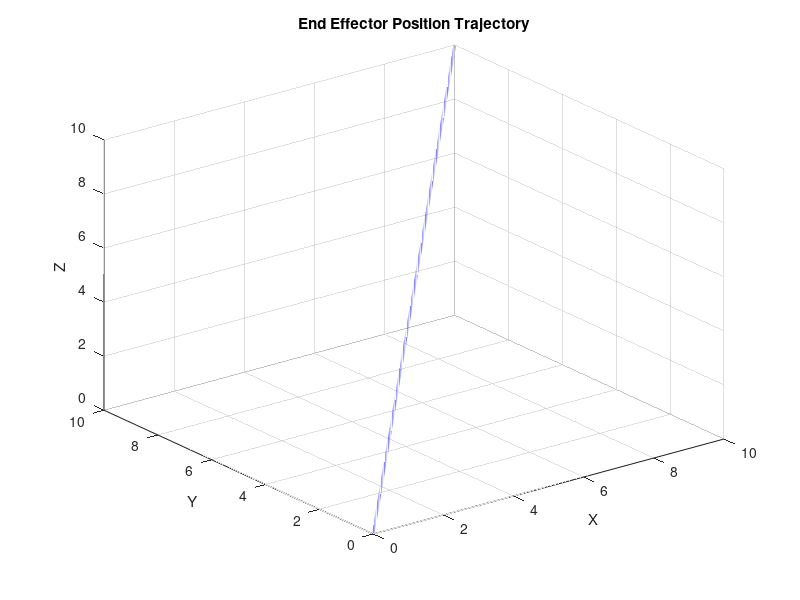
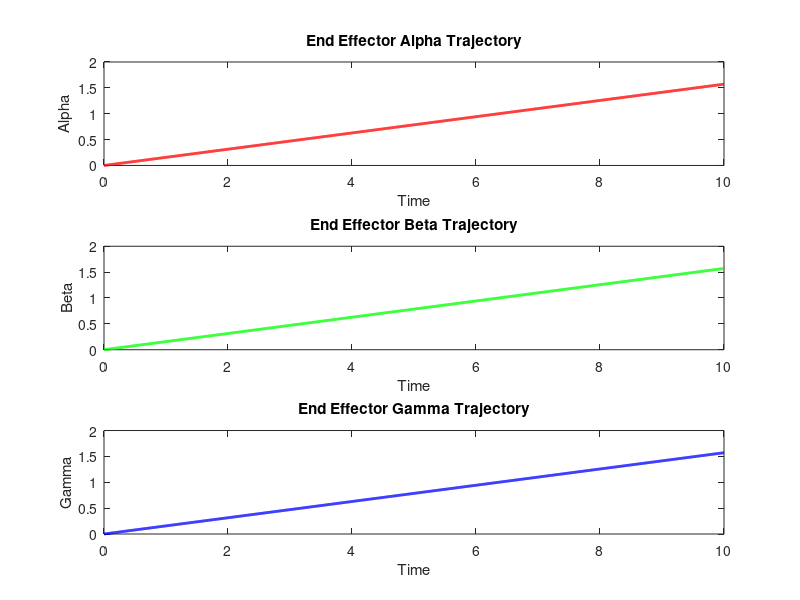
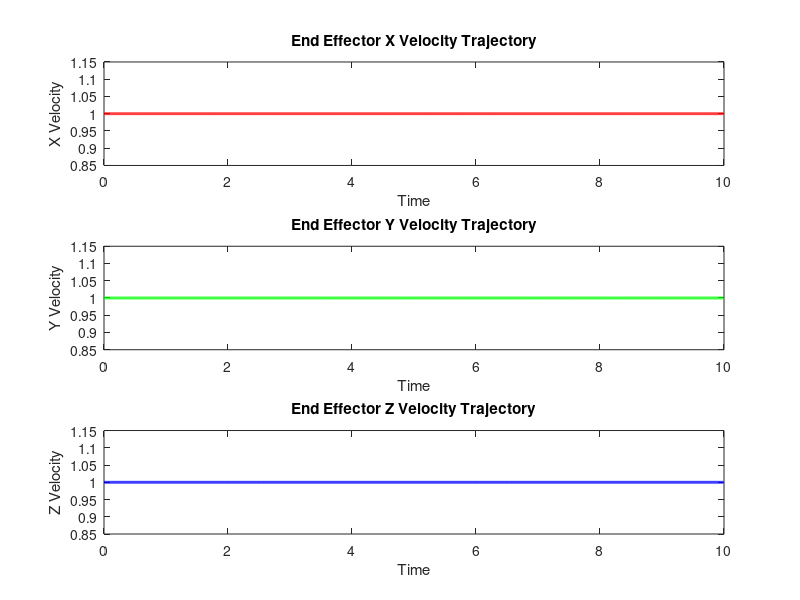

The MATLAB source for these figures, in order:
% 时间参数
T = 10; % 时间周期
dt = 0.01; % 时间步长
time = 0:dt:T;

% 位置参数（初始位置和终止位置）
x0 = 0; y0 = 0; z0 = 0;
xf = 10; yf = 10; zf = 10;

% 姿态参数（初始姿态和终止姿态）
alpha0 = 0; beta0 = 0; gamma0 = 0;
alphaf = pi/2; betaf = pi/2; gammaf = pi/2;

% 三次样条插值计算位置轨迹
x_traj = spline([0 T], [x0 xf], time);
y_traj = spline([0 T], [y0 yf], time);
z_traj = spline([0 T], [z0 zf], time);

% 三次样条插值计算姿态轨迹
alpha_traj = spline([0 T], [alpha0 alphaf], time);
beta_traj = spline([0 T], [beta0 betaf], time);
gamma_traj = spline([0 T], [gamma0 gammaf], time);

% 计算位置轨迹的速度（对时间求导）
x_vel = diff(x_traj) / dt;
y_vel = diff(y_traj) / dt;
z_vel = diff(z_traj) / dt;

% 补齐速度数组长度
time_vel = time(1:end-1); % 时间向量对应速度长度

% 可视化位置轨迹
figure;
plot3(x_traj, y_traj, z_traj, 'b-', 'LineWidth', 2);
xlabel('X'); ylabel('Y'); zlabel('Z');
title('End Effector Position Trajectory');
grid on;

% 可视化姿态轨迹
figure;
subplot(3,1,1);
plot(time, alpha_traj, 'r-', 'LineWidth', 2);
xlabel('Time'); ylabel('Alpha');
title('End Effector Alpha Trajectory');

subplot(3,1,2);
plot(time, beta_traj, 'g-', 'LineWidth', 2);
xlabel('Time'); ylabel('Beta');
title('End Effector Beta Trajectory');

subplot(3,1,3);
plot(time, gamma_traj, 'b-', 'LineWidth', 2);
xlabel('Time'); ylabel('Gamma');
title('End Effector Gamma Trajectory');

% 可视化速度轨迹
figure;
subplot(3,1,1);
plot(time_vel, x_vel, 'r-', 'LineWidth', 2);
xlabel('Time'); ylabel('X Velocity');
title('End Effector X Velocity Trajectory');

subplot(3,1,2);
plot(time_vel, y_vel, 'g-', 'LineWidth', 2);
xlabel('Time'); ylabel('Y Velocity');
title('End Effector Y Velocity Trajectory');

subplot(3,1,3);
plot(time_vel, z_vel, 'b-', 'LineWidth', 2);
xlabel('Time'); ylabel('Z Velocity');
title('End Effector Z Velocity Trajectory');
